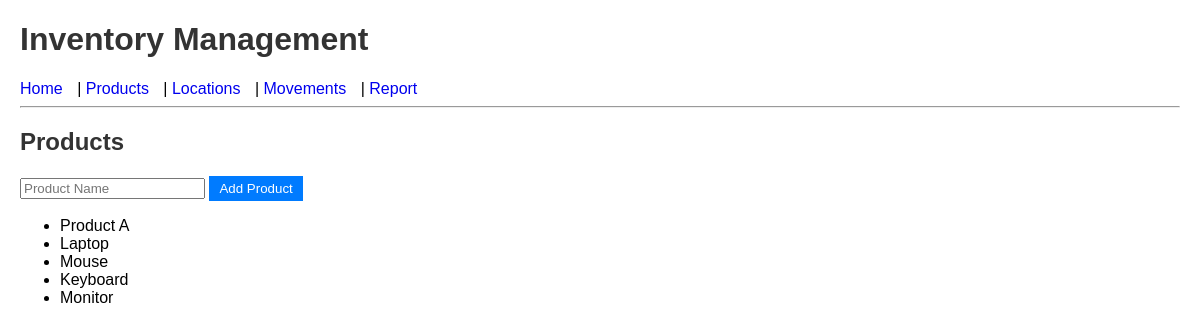
Page /products on the committed database.
### tables this page shows
CREATE TABLE Product (
            product_id INTEGER PRIMARY KEY AUTOINCREMENT,
            name TEXT NOT NULL
        );

### app.py (the view)
@app.route('/products')
def products():
    conn = get_db_connection()
    products = conn.execute('SELECT * FROM Product').fetchall()
    conn.close()
    return render_template('products.html', products=products)

### app.py (called while the page is built)
def get_db_connection():
    conn = sqlite3.connect('inventory.db')
    conn.row_factory = sqlite3.Row
    return conn

### templates/products.html
{% extends "base.html" %}
{% block content %}
<h2>Products</h2>
<form method="post" action="/add_product">
    <input type="text" name="name" placeholder="Product Name" required>
    <button type="submit">Add Product</button>
</form>
<ul>
    {% for p in products %}
        <li>{{ p['name'] }}</li>
    {% endfor %}
</ul>
{% endblock %}

### static/style.css (style rules this page uses)
body { font-family: Arial; margin: 20px; }
h1, h2 { color: #333; }
button { background-color: #007bff; color: white; border: none; padding: 5px 10px; cursor: pointer; }

### rows in the picture
Product: name "Product A"
Product: name "Laptop"
Product: name "Mouse"
Product: name "Keyboard"
Product: name "Monitor"
